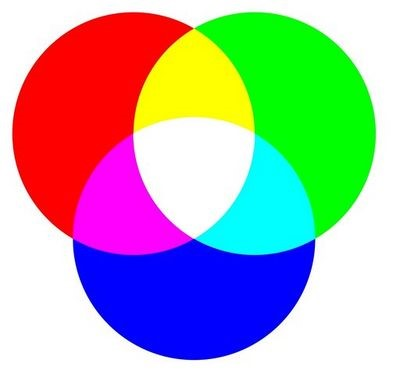
#> input picture 3a_RGB_en_OpenCV/foto_rgb.jpg, 394 x 374 px
$ python 3_RGB_a_EscalaDeGrises.py
#> lines starting #> are read from the running program, lines starting #| are printed output that depends on the picture
import cv2
import numpy as np


def main():

        # RGB -> BGR

        bgr = cv2.imread('foto_rgb.jpg')
#> bgr is the input picture: shape (374, 394, 3); mean B, G, R 170, 170.6, 170.1

        print(bgr.shape)
#| (374, 394, 3)

        c1 = bgr[:,:,0]
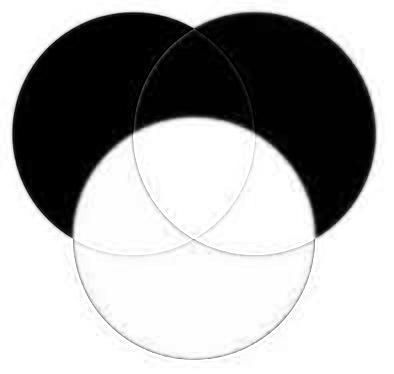
#> c1: shape (374, 394); min 0, max 255, mean 170
        c2 = bgr[:,:,1]
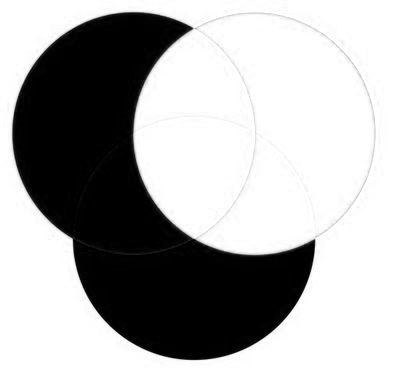
#> c2: shape (374, 394); min 0, max 255, mean 170.6
        c3 = bgr[:,:,2]
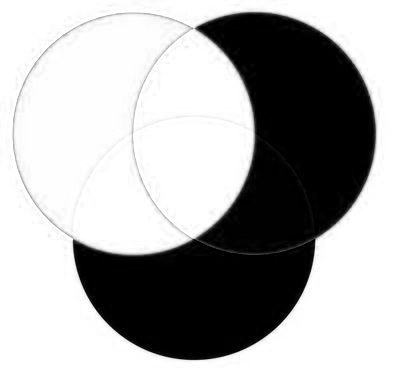
#> c3: shape (374, 394); min 0, max 255, mean 170.1

        cv2.imshow('BGR', np.hstack([c1,c2,c3]))
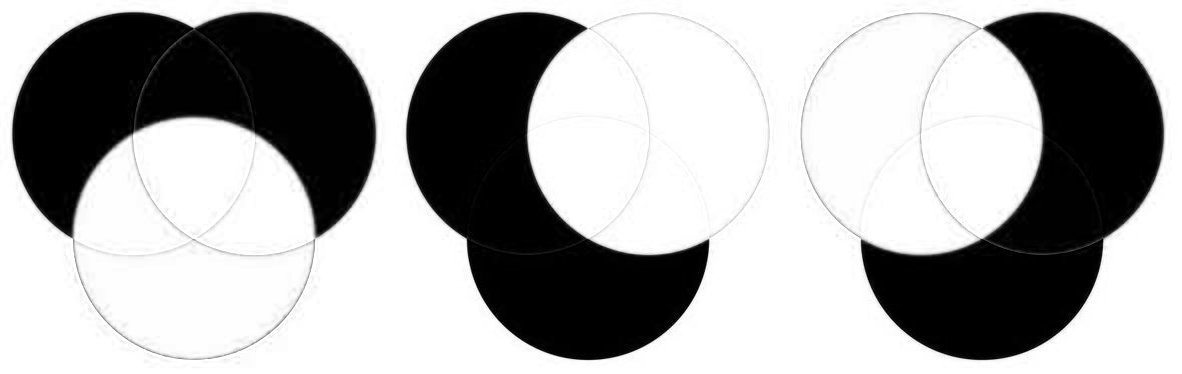
#> window 'BGR': shape (374, 1182); min 0, max 255, mean 170.2

        gris = cv2.cvtColor(bgr, cv2.COLOR_BGR2GRAY)
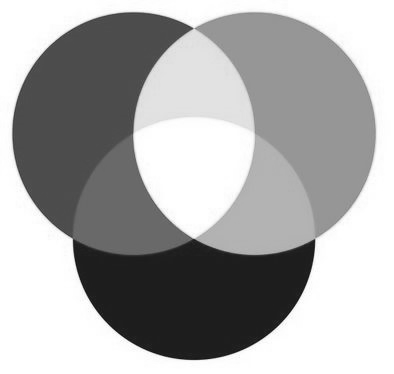
#> gris: shape (374, 394); min 16, max 255, mean 170.4

        cv2.imshow('GRIS', gris)

        print(bgr.shape)
#| (374, 394, 3)


        cv2.waitKey(0)

        cv2.destroyAllWindows()

if __name__ == '__main__':
        main()
